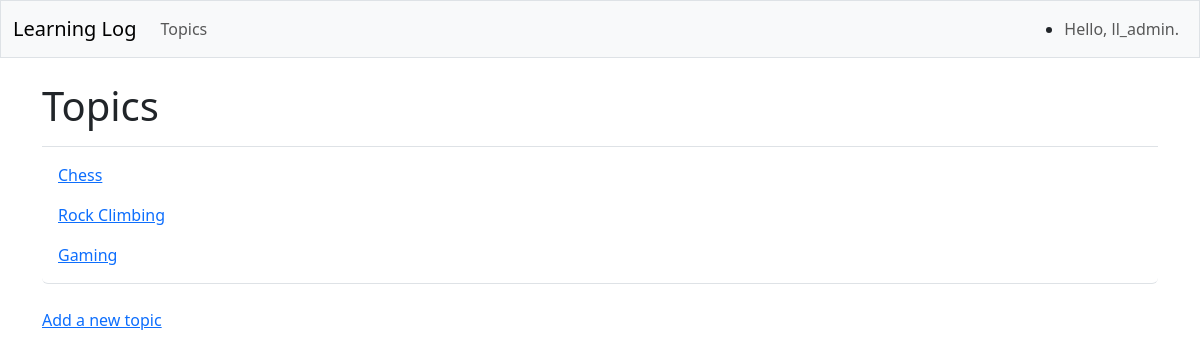
Page /topics/ (signed in) on the earlier database version.
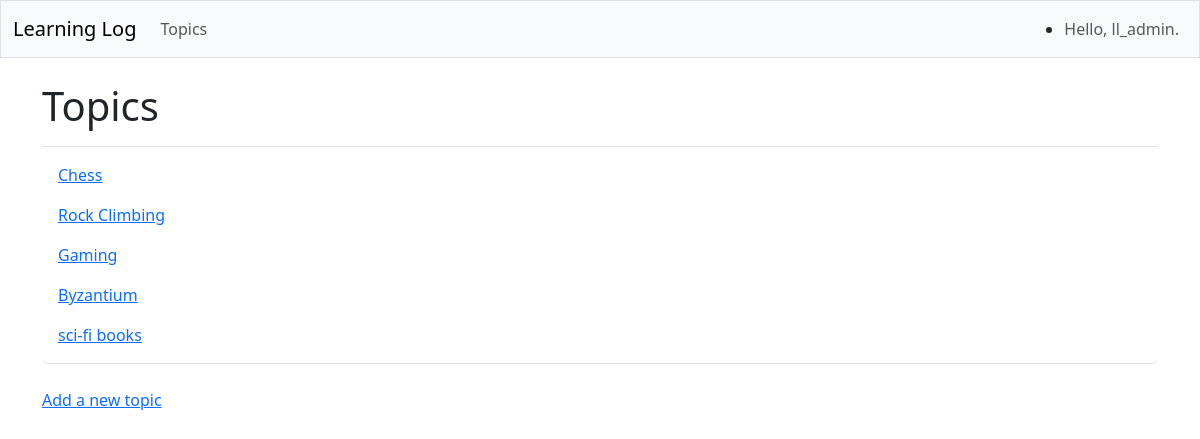
Same page on the later database version.
### learning_logs/models.py (models this page shows, shortened)
class Topic(models.Model):
    text = models.CharField(max_length=200)
    date_added = models.DateTimeField(auto_now_add=True)
    owner = models.ForeignKey(User, on_delete=models.CASCADE)

### learning_logs/views.py (the view)
# urls.py: path('topics/', views.topics, name='topics'),
@login_required
def topics(request):
    topics = Topic.objects.filter(owner=request.user).order_by('date_added')
    context = {'topics': topics}
    return render(request, 'learning_logs/topics.html', context)

### learning_logs/templates/learning_logs/topics.html
{% extends 'learning_logs/base.html'%}
{% block page_header %}
   <h1>Topics</h1>
{% endblock page_header %}
{% block content %}
    <ul class="list-group border-bottom pb-2 mb-4">
        {% for topic in topics %}
            <li class="list-group-item border-0">
                <a href="{% url 'learning_logs:topic' topic.id %}">
                    {{topic.text }}</a>
            </li>
            {% empty%}
                <li class="list-group-item border-0">No topics habe been added yet.</li>
            {% endfor %}
    </ul>
    <a href="{% url 'learning_logs:new_topic' %}">Add a new topic</a>
{% endblock content%}

Differences in the rows shown:
added Topic: text "Byzantium"
added Topic: text "sci-fi books"
